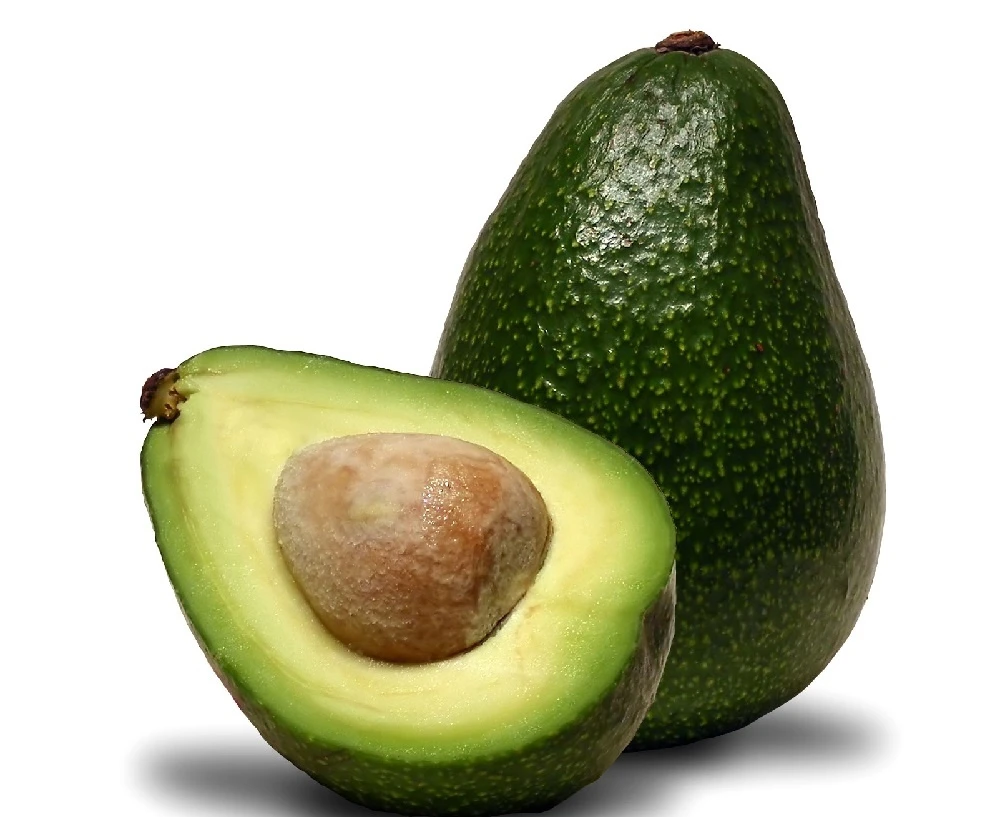
#> input picture uploads/chon_trai_cay_2.webp, 1000 x 817 px
$ python classify_fresh_rotten.py uploads/chon_trai_cay_2.webp uploads/chon_trai_cay_2.webp   (older library calls are emulated)
#> lines starting #> are read from the running program, lines starting #| are printed output that depends on the picture; after the words box and inside, x2 and y2 are one past the last pixel; in counts of white or black regions, pixels touching at a corner belong together
### src/fresh_rotten_classifier.py
"""
Module phân loại Trái cây Tươi vs Hỏng
Chỉ sử dụng kỹ thuật Xử lý Ảnh với OpenCV
KHÔNG dùng Machine Learning
Phù hợp cho môn Nhập môn Xử lý Ảnh
"""

import cv2
import numpy as np
import os


class FreshRottenClassifier:
    """
    Phân loại trái cây tươi hay hỏng dựa trên:
    - Màu sắc (Color Analysis)
    - Độ bóng/mờ (Brightness/Contrast)
    - Texture (Độ nhám bề mặt)
    - Vết thâm/đen (Dark spots)

    KHÔNG sử dụng Machine Learning
    """

    def __init__(self):
        """
        Khởi tạo classifier với các ngưỡng định trước
        """
        self.results_history = []


    def analyze_color_health(self, image):
        """
        Phân tích màu sắc để đánh giá độ tươi
        Trái cây tươi: Màu sắc tươi sáng, đồng đều
        Trái cây hỏng: Màu xỉn, có vệt nâu/đen

        Returns:
            dict: Các chỉ số màu sắc
        """
        # Chuyển sang HSV
        hsv = cv2.cvtColor(image, cv2.COLOR_BGR2HSV)
        h, s, v = cv2.split(hsv)

        # 1. Phân tích độ bão hòa (Saturation)
        # Trái cây tươi có màu bão hòa cao
        mean_saturation = np.mean(s)
        std_saturation = np.std(s)

        # 2. Phân tích độ sáng (Value)
        # Trái cây hỏng thường sẫm màu hơn
        mean_brightness = np.mean(v)
        std_brightness = np.std(v)

        # 3. Tìm vùng màu đen/nâu (dấu hiệu hư hỏng)
        # Threshold để tìm vùng tối
        _, dark_mask = cv2.threshold(v, 50, 255, cv2.THRESH_BINARY_INV)
        dark_ratio = np.count_nonzero(dark_mask) / (image.shape[0] * image.shape[1])

        # 4. Phân tích màu nâu (trong HSV)
        # Nâu: Hue 10-20, Saturation thấp-trung bình
        brown_lower = np.array([10, 50, 20])
        brown_upper = np.array([25, 255, 200])
        brown_mask = cv2.inRange(hsv, brown_lower, brown_upper)
        brown_ratio = np.count_nonzero(brown_mask) / (image.shape[0] * image.shape[1])

        return {
            'mean_saturation': mean_saturation,
            'std_saturation': std_saturation,
            'mean_brightness': mean_brightness,
            'std_brightness': std_brightness,
            'dark_spots_ratio': dark_ratio,
            'brown_spots_ratio': brown_ratio
        }


    def analyze_texture(self, image):
        """
        Phân tích texture bề mặt
        Trái cây tươi: Bề mặt mịn, edges nhẹ
        Trái cây hỏng: Bề mặt nhăn, edges mạnh, không đều

        Returns:
            dict: Các chỉ số texture
        """
        # Chuyển sang ảnh xám
        gray = cv2.cvtColor(image, cv2.COLOR_BGR2GRAY)

        # 1. Sobel để phát hiện edges (độ nhăn nheo)
        sobelx = cv2.Sobel(gray, cv2.CV_64F, 1, 0, ksize=3)
        sobely = cv2.Sobel(gray, cv2.CV_64F, 0, 1, ksize=3)
        sobel_magnitude = np.sqrt(sobelx**2 + sobely**2)

        # Edge intensity cao = bề mặt nhăn nheo
        mean_edge_intensity = np.mean(sobel_magnitude)
        std_edge_intensity = np.std(sobel_magnitude)

        # 2. Laplacian (phát hiện thay đổi đột ngột)
        laplacian = cv2.Laplacian(gray, cv2.CV_64F)
        mean_laplacian = np.mean(np.abs(laplacian))

        # 3. Độ biến thiên cục bộ (Local Variance)
        # Sử dụng Standard Deviation Filter
        kernel_size = 5
        local_std = cv2.blur(gray.astype(float)**2, (kernel_size, kernel_size)) - \
                    cv2.blur(gray.astype(float), (kernel_size, kernel_size))**2
        local_std = np.sqrt(np.maximum(local_std, 0))
        mean_local_variance = np.mean(local_std)

        return {
            'mean_edge_intensity': mean_edge_intensity,
            'std_edge_intensity': std_edge_intensity,
            'mean_laplacian': mean_laplacian,
            'mean_local_variance': mean_local_variance
        }


    def analyze_surface_smoothness(self, image):
        """
        Phân tích độ mịn bề mặt
        Trái cây tươi: Bề mặt bóng, phản chiếu sáng
        Trái cây hỏng: Bề mặt khô, mờ đục

        Returns:
            dict: Các chỉ số độ mịn
        """
        gray = cv2.cvtColor(image, cv2.COLOR_BGR2GRAY)

        # 1. Phân tích histogram
        hist = cv2.calcHist([gray], [0], None, [256], [0, 256])
        hist = hist.flatten()

        # Entropy (độ hỗn loạn) - càng cao càng không đồng nhất
        hist_normalized = hist / (hist.sum() + 1e-7)
        entropy = -np.sum(hist_normalized * np.log2(hist_normalized + 1e-7))

        # 2. Contrast (độ tương phản)
        contrast = gray.std()

        # 3. Tìm vùng sáng (highlights - dấu hiệu bề mặt bóng)
        bright_threshold = np.percentile(gray, 85)
        bright_mask = gray > bright_threshold
        bright_ratio = np.count_nonzero(bright_mask) / (image.shape[0] * image.shape[1])

        return {
            'entropy': entropy,
            'contrast': contrast,
            'bright_ratio': bright_ratio
        }


    def detect_spots_and_defects(self, image):
        """
        Phát hiện vết thâm, vết hư hỏng trên bề mặt
        Sử dụng Morphological Operations

        Returns:
            dict: Thông tin về vết thâm
        """
        hsv = cv2.cvtColor(image, cv2.COLOR_BGR2HSV)
        h, s, v = cv2.split(hsv)

        # 1. Tìm các vùng tối bất thường
        # Sử dụng adaptive threshold để phát hiện vùng tối cục bộ
        gray = cv2.cvtColor(image, cv2.COLOR_BGR2GRAY)
        adaptive_thresh = cv2.adaptiveThreshold(
            gray, 255, cv2.ADAPTIVE_THRESH_GAUSSIAN_C,
            cv2.THRESH_BINARY_INV, 15, 5
        )

        # 2. Morphological operations để loại bỏ nhiễu
        kernel = cv2.getStructuringElement(cv2.MORPH_ELLIPSE, (5, 5))
        morphed = cv2.morphologyEx(adaptive_thresh, cv2.MORPH_CLOSE, kernel)
        morphed = cv2.morphologyEx(morphed, cv2.MORPH_OPEN, kernel)

        # 3. Đếm số vết thâm
        contours, _ = cv2.findContours(morphed, cv2.RETR_EXTERNAL, cv2.CHAIN_APPROX_SIMPLE)

        # Lọc contours nhỏ (nhiễu)
        min_area = 50
        valid_spots = [cnt for cnt in contours if cv2.contourArea(cnt) > min_area]
        num_spots = len(valid_spots)

        # Tổng diện tích các vết
        total_spot_area = sum([cv2.contourArea(cnt) for cnt in valid_spots])
        image_area = image.shape[0] * image.shape[1]
        spot_area_ratio = total_spot_area / image_area

        return {
            'num_spots': num_spots,
            'spot_area_ratio': spot_area_ratio,
            'defect_mask': morphed  # Trả về mask để visualize
        }


    def classify(self, image, show_details=False):
        """
        Phân loại trái cây tươi hay hỏng

        Args:
            image: Ảnh đầu vào (BGR)
            show_details: Hiển thị chi tiết phân tích

        Returns:
            dict: Kết quả phân loại
        """
        # Tiền xử lý
        image = cv2.resize(image, (300, 300))
        image = cv2.GaussianBlur(image, (3, 3), 0)

        # Phân tích các đặc trưng
        color_features = self.analyze_color_health(image)
        texture_features = self.analyze_texture(image)
        smoothness_features = self.analyze_surface_smoothness(image)
        defect_features = self.detect_spots_and_defects(image)

        # === HỆ THỐNG CHẤM ĐIỂM (RULE-BASED) ===

        health_score = 100.0  # Bắt đầu với 100 điểm
        reasons = []

        # 1. Đánh giá màu sắc (trọng số: 30%)
        # Saturation thấp = màu xỉn (nhưng cho phép màu xanh tự nhiên)
        # Chỉ trừ điểm nếu ĐỒNG THỜI saturation thấp VÀ brightness thấp
        if color_features['mean_saturation'] < 60 and color_features['mean_brightness'] < 80:
            penalty = (60 - color_features['mean_saturation']) * 0.2
            health_score -= penalty
            reasons.append(f"Màu sắc xỉn, tối (-{penalty:.1f} điểm)")

        # Vết đen/tối (nghiêm trọng)
        if color_features['dark_spots_ratio'] > 0.15:
            penalty = color_features['dark_spots_ratio'] * 180
            health_score -= penalty
            reasons.append(f"Có vết đen (-{penalty:.1f} điểm)")

        # Vết nâu (dấu hiệu hư hỏng)
        if color_features['brown_spots_ratio'] > 0.20:
            penalty = color_features['brown_spots_ratio'] * 120
            health_score -= penalty
            reasons.append(f"Có vết nâu (-{penalty:.1f} điểm)")

        # 2. Đánh giá texture (trọng số: 25%)
        # Edge intensity cao = bề mặt nhăn nheo
        if texture_features['mean_edge_intensity'] > 40:
            penalty = (texture_features['mean_edge_intensity'] - 40) * 0.4
            health_score -= penalty
            reasons.append(f"Bề mặt nhăn (-{penalty:.1f} điểm)")

        # Local variance cao = không đồng đều (nới lỏng hơn)
        if texture_features['mean_local_variance'] > 50:
            penalty = (texture_features['mean_local_variance'] - 50) * 0.25
            health_score -= penalty
            reasons.append(f"Bề mặt không đều (-{penalty:.1f} điểm)")

        # 3. Đánh giá độ mịn (trọng số: 20%)
        # Entropy cao = không đồng nhất (nới lỏng)
        if smoothness_features['entropy'] > 7.0:
            penalty = (smoothness_features['entropy'] - 7.0) * 6
            health_score -= penalty
            reasons.append(f"Độ đồng nhất kém (-{penalty:.1f} điểm)")

        # Không trừ điểm cho bright_ratio thấp vì trái xanh tự nhiên ít bóng

        # 4. Đánh giá vết hư hỏng (trọng số: 25%)
        if defect_features['num_spots'] > 5:
            penalty = (defect_features['num_spots'] - 5) * 4
            health_score -= penalty
            reasons.append(f"Có {defect_features['num_spots']} vết thâm (-{penalty:.1f} điểm)")

        if defect_features['spot_area_ratio'] > 0.08:
            penalty = defect_features['spot_area_ratio'] * 250
            health_score -= penalty
            reasons.append(f"Vết hư hỏng lớn (-{penalty:.1f} điểm)")

        # Giới hạn điểm trong khoảng 0-100
        health_score = max(0, min(100, health_score))

        # === QUYẾT ĐỊNH CUỐI CÙNG ===
        if health_score >= 65:
            status = "TƯƠI"
            color_code = (0, 255, 0)  # Xanh lá
            confidence = health_score / 100
        elif health_score >= 35:
            status = "TRUNG BÌNH"
            color_code = (0, 165, 255)  # Cam
            confidence = 0.5 + (health_score - 35) / 60 * 0.3
        else:
            status = "HỎNG"
            color_code = (0, 0, 255)  # Đỏ
            confidence = 1.0 - (health_score / 40) * 0.3

        result = {
            'status': status,
            'health_score': health_score,
            'confidence': confidence,
            'color_code': color_code,
            'reasons': reasons,
            'features': {
                'color': color_features,
                'texture': texture_features,
                'smoothness': smoothness_features,
                'defects': defect_features
            }
        }

        self.results_history.append(result)

        return result


    def visualize_analysis(self, image, result):
        """
        Hiển thị kết quả phân tích trên ảnh

        Returns:
            numpy.ndarray: Ảnh có kết quả
        """
        # Resize để hiển thị
        display_img = cv2.resize(image, (400, 400))

        # Vẽ khung màu theo kết quả
        color = result['color_code']
        cv2.rectangle(display_img, (0, 0), (399, 399), color, 15)

        # Thêm text kết quả
        status = result['status']
        score = result['health_score']

        # Background cho text
        cv2.rectangle(display_img, (10, 10), (390, 80), (0, 0, 0), -1)
        cv2.rectangle(display_img, (10, 10), (390, 80), color, 3)

        # Text
        font = cv2.FONT_HERSHEY_SIMPLEX
        cv2.putText(display_img, f"Trang thai: {status}", (20, 40),
                   font, 0.8, (255, 255, 255), 2)
        cv2.putText(display_img, f"Diem: {score:.1f}/100", (20, 70),
                   font, 0.7, (255, 255, 255), 2)

        return display_img

### classify_fresh_rotten.py
"""
Script chính để phân loại Trái cây Tươi vs Hỏng
Chỉ sử dụng kỹ thuật Xử lý Ảnh - OpenCV
KHÔNG dùng Machine Learning

Chạy: python classify_fresh_rotten.py <đường_dẫn_ảnh>
"""

import os
import sys
import cv2
import numpy as np

sys.path.append(os.path.dirname(os.path.dirname(os.path.abspath(__file__))))

from src.fresh_rotten_classifier import FreshRottenClassifier


def print_technique_info():
    """
    In thông tin về các kỹ thuật xử lý ảnh được sử dụng
    """
    print("\n" + "="*80)
    print("CÁC KỸ THUẬT XỬ LÝ ẢNH ĐƯỢC SỬ DỤNG (KHÔNG DÙNG MACHINE LEARNING)")
    print("="*80)
    print("""
📚 DANH SÁCH KỸ THUẬT:

1. CHUYỂN ĐỔI KHÔNG GIAN MÀU (Color Space Conversion)
   • BGR → HSV: cv2.cvtColor()
   • Phân tích: Hue, Saturation, Value

2. PHÂN TÍCH MÀU SẮC (Color Analysis)
   • cv2.inRange(): Phát hiện màu nâu, đen
   • Tính tỷ lệ pixel: Vết thâm, vết hư
   • Statistical measures: Mean, Std của S và V

3. PHÂN TÍCH TEXTURE (Texture Analysis)
   • Sobel Operator: Phát hiện độ nhăn nheo
   • Laplacian: Phát hiện thay đổi đột ngột
   • Local Variance: Đánh giá độ đồng đều

4. PHÂN NGƯỠNG (Thresholding)
   • Global Threshold: cv2.threshold()
   • Adaptive Threshold: cv2.adaptiveThreshold()

5. PHÉP TOÁN HÌNH THÁI (Morphological Operations)
   • Opening: Loại bỏ nhiễu
   • Closing: Làm mịn đường viền
   • cv2.morphologyEx()

6. PHÁT HIỆN ĐƯỜNG VIỀN (Contour Detection)
   • cv2.findContours(): Tìm vết hư hỏng
   • Đếm số lượng, tính diện tích

7. HISTOGRAM ANALYSIS
   • cv2.calcHist(): Phân tích phân bố màu
   • Entropy: Đo độ hỗn loạn
   • Contrast: Đo độ tương phản

8. RULE-BASED CLASSIFICATION
   • Hệ thống chấm điểm dựa trên ngưỡng
   • Không học từ dữ liệu!
   • Logic if-else, so sánh trực tiếp

✅ TẤT CẢ ĐỀU LÀ KỸ THUẬT XỬ LÝ ẢNH CƠ BẢN
❌ KHÔNG CÓ: SVM, Neural Networks, Training, Model, sklearn
    """)
    print("="*80 + "\n")


def analyze_image(image_path, show_visualization=True):
    """
    Phân tích và phân loại ảnh trái cây

    Args:
        image_path: Đường dẫn đến ảnh
        show_visualization: Hiển thị kết quả trực quan
    """
    print("\n" + "="*80)
    print("PHÂN LOẠI TRÁI CÂY TƯƠI vs HỎNG")
    print("="*80 + "\n")

    # Kiểm tra file
    if not os.path.exists(image_path):
        print(f"❌ Lỗi: File không tồn tại: {image_path}")
        return

    # Đọc ảnh
    print(f"📷 Đang đọc ảnh: {os.path.basename(image_path)}")
    image = cv2.imread(image_path)

    if image is None:
        print("❌ Lỗi: Không thể đọc ảnh!")
        return

    print(f"   Kích thước: {image.shape[1]}x{image.shape[0]} pixels")

    # Tạo classifier
    classifier = FreshRottenClassifier()

    # Phân tích
    print("\n🔬 Đang phân tích...")
    result = classifier.classify(image, show_details=True)

    # Hiển thị kết quả
    print("\n" + "="*80)
    print("KẾT QUẢ PHÂN LOẠI")
    print("="*80)

    status = result['status']
    score = result['health_score']
    confidence = result['confidence']

    # Icon theo trạng thái
    if status == "TƯƠI":
        icon = "✅"
    elif status == "TRUNG BÌNH":
        icon = "⚠️"
    else:
        icon = "❌"

    print(f"\n{icon} TRẠNG THÁI: {status}")
    print(f"📊 ĐIỂM SỨC KHỎE: {score:.1f}/100")
    print(f"🎯 ĐỘ TIN CẬY: {confidence:.1%}")

    # Thanh progress bar
    bar_length = 50
    filled = int(score / 100 * bar_length)
    bar = "█" * filled + "░" * (bar_length - filled)
    print(f"\n[{bar}] {score:.1f}%")

    # Lý do đánh giá
    if result['reasons']:
        print(f"\n📝 CHI TIẾT ĐÁNH GIÁ:")
        for i, reason in enumerate(result['reasons'], 1):
            print(f"   {i}. {reason}")
    else:
        print(f"\n✨ Trái cây trong tình trạng tốt!")

    # Chi tiết đặc trưng
    print("\n" + "="*80)
    print("CHI TIẾT CÁC ĐẶC TRƯNG")
    print("="*80)

    features = result['features']

    print("\n🎨 1. ĐẶC TRƯNG MÀU SẮC:")
    color = features['color']
    print(f"   • Độ bão hòa trung bình: {color['mean_saturation']:.1f}")
    print(f"   • Độ sáng trung bình: {color['mean_brightness']:.1f}")
    print(f"   • Tỷ lệ vết đen: {color['dark_spots_ratio']:.2%}")
    print(f"   • Tỷ lệ vết nâu: {color['brown_spots_ratio']:.2%}")

    print("\n🖼️  2. ĐẶC TRƯNG TEXTURE:")
    texture = features['texture']
    print(f"   • Cường độ edges: {texture['mean_edge_intensity']:.2f}")
    print(f"   • Laplacian: {texture['mean_laplacian']:.2f}")
    print(f"   • Biến thiên cục bộ: {texture['mean_local_variance']:.2f}")

    print("\n✨ 3. ĐỘ MỊN BỀ MẶT:")
    smoothness = features['smoothness']
    print(f"   • Entropy: {smoothness['entropy']:.2f}")
    print(f"   • Contrast: {smoothness['contrast']:.2f}")
    print(f"   • Tỷ lệ vùng sáng: {smoothness['bright_ratio']:.2%}")

    print("\n🔍 4. VẾT HƯ HỎNG:")
    defects = features['defects']
    print(f"   • Số vết thâm: {defects['num_spots']}")
    print(f"   • Diện tích vết: {defects['spot_area_ratio']:.2%}")

    print("\n" + "="*80)

    # Hiển thị ảnh nếu có thể
    if show_visualization:
        try:
            # Ảnh gốc
            original = cv2.imread(image_path)
            original_display = cv2.resize(original, (400, 400))

            # Ảnh kết quả với annotation
            result_img = classifier.visualize_analysis(original, result)

            # Tạo các ảnh phân tích
            hsv = cv2.cvtColor(original, cv2.COLOR_BGR2HSV)
            h, s, v = cv2.split(hsv)

            # Resize để hiển thị
            s_display = cv2.resize(s, (400, 400))
            v_display = cv2.resize(v, (400, 400))
            defect_mask = cv2.resize(defects['defect_mask'], (400, 400))

            # Hiển thị
            cv2.imshow('1. Anh goc', original_display)
            cv2.imshow('2. Ket qua phan loai', result_img)
            cv2.imshow('3. Saturation (Do bao hoa)', s_display)
            cv2.imshow('4. Value (Do sang)', v_display)
            cv2.imshow('5. Vet hu hong phat hien', defect_mask)

            print("\n📺 Đang hiển thị kết quả...")
            print("   Nhấn phím bất kỳ để đóng tất cả cửa sổ...")

            cv2.waitKey(0)
            cv2.destroyAllWindows()

        except Exception as e:
            print(f"\n⚠️  Không thể hiển thị ảnh: {str(e)}")


# [59 lines left out: function batch_analyze, not called in this run]


def main():
    """
    Hàm chính
    """
    print_technique_info()

    # Kiểm tra arguments
    if len(sys.argv) < 2:
        print("Cách sử dụng:")
        print("  python classify_fresh_rotten.py <đường_dẫn_ảnh>")
        print("  python classify_fresh_rotten.py <đường_dẫn_thư_mục> --batch")
        print("\nVí dụ:")
        print("  python classify_fresh_rotten.py apple_fresh.jpg")
        print("  python classify_fresh_rotten.py data/test/fresh/ --batch")
        return

    path = sys.argv[1]

    # Kiểm tra batch mode
    if len(sys.argv) > 2 and sys.argv[2] == '--batch':
        batch_analyze(path)
    else:
        # Single image
        if os.path.isdir(path):
            print("❌ Đây là thư mục. Sử dụng --batch để phân tích hàng loạt")
            print(f"   python classify_fresh_rotten.py {path} --batch")
        else:
            analyze_image(path, show_visualization=True)
#> in analyze_image, image is the input picture: shape (817, 1000, 3); mean B, G, R 158, 183.4, 181.8
#|    Kích thước: 1000x817 pixels
#> in analyze_color_health, `h, s, v = cv2.split(hsv)`:
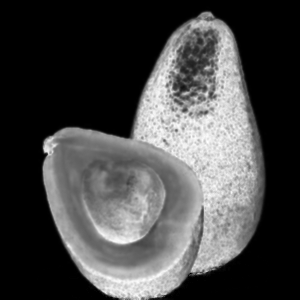
#> s: shape (300, 300); min 0, max 255, mean 70.9
#> in analyze_color_health, `h, s, v = cv2.split(hsv)`:
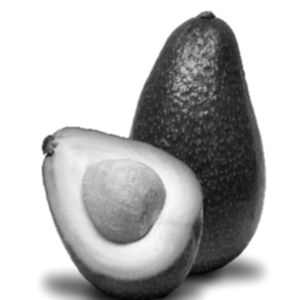
#> v: shape (300, 300); min 4, max 255, mean 186.2
#> in analyze_color_health, `mean_saturation = np.mean(s)`: mean_saturation = 70.89
#> in analyze_color_health, `std_saturation = np.std(s)`: std_saturation = 83.51
#> in analyze_color_health, `mean_brightness = np.mean(v)`: mean_brightness = 186.2
#> in analyze_color_health, `std_brightness = np.std(v)`: std_brightness = 83.75
#> in analyze_color_health, `_, dark_mask = cv2.threshold(v, 50, 255, cv2.THRESH_BINARY_INV)`:
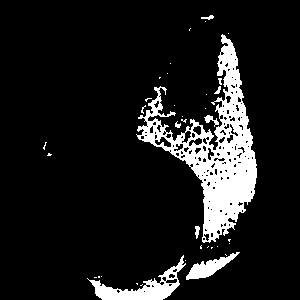
#> dark_mask: shape (300, 300); 11.1% white; 37 white regions (29 under 20 px), largest, box (x1, y1, x2, y2) and area: (136, 34, 257, 243) 7723, (87, 255, 186, 300) 1326, (186, 252, 240, 280) 566
#> in analyze_color_health, `dark_ratio = np.count_nonzero(dark_mask) / (image.shape[0] * image.sha..`: dark_ratio = 0.111
#> in analyze_color_health, `brown_mask = cv2.inRange(hsv, brown_lower, brown_upper)`:
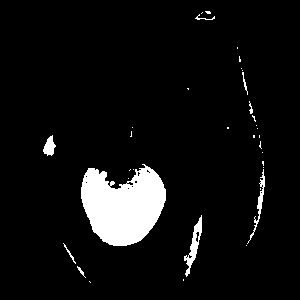
#> brown_mask: shape (300, 300); 6.5% white; 35 white regions (26 under 20 px), largest, box (x1, y1, x2, y2) and area: (81, 164, 166, 246) 4854, (184, 215, 202, 277) 354, (247, 169, 265, 244) 215
#> in analyze_color_health, `brown_ratio = np.count_nonzero(brown_mask) / (image.shape[0] * image.s..`: brown_ratio = 0.065
#> in classify, `color_features = self.analyze_color_health(image)`: color_features = {'mean_saturation': 70.89, 'std_saturation': 83.51, 'mean_brightness': 186.2, 'std_brightness': 83.75, 'dark_spots_ratio': 0.111, 'brown_spots_ratio': 0.065}
#> in analyze_texture, `sobel_magnitude = np.sqrt(sobelx**2 + sobely**2)`:
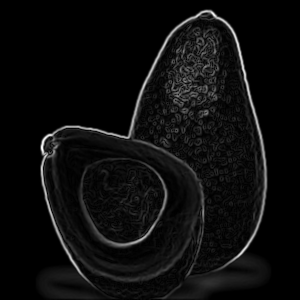
#> sobel_magnitude: shape (300, 300) float64; min 0, max 700.8, mean 36.9; drawn with min black and max white
#> in analyze_texture, `mean_edge_intensity = np.mean(sobel_magnitude)`: mean_edge_intensity = 36.93
#> in analyze_texture, `std_edge_intensity = np.std(sobel_magnitude)`: std_edge_intensity = 71.92
#> in analyze_texture, `laplacian = cv2.Laplacian(gray, cv2.CV_64F)`:
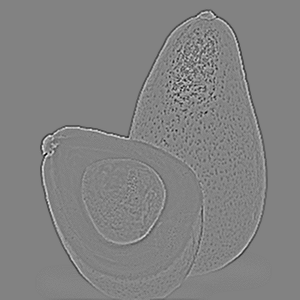
#> laplacian: shape (300, 300) float64; min -116, max 110, mean 0; drawn with min black and max white
#> in analyze_texture, `mean_laplacian = np.mean(np.abs(laplacian))`: mean_laplacian = 4.53
#> in analyze_texture, `local_std = cv2.blur(gray.astype(float)**2, (kernel_size, kernel_size)..`:
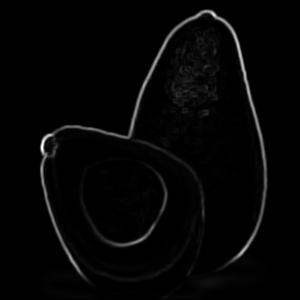
#> local_std: shape (300, 300) float64; min 0, max 8088.5, mean 170.6; drawn with min black and max white
#> in analyze_texture, `mean_local_variance = np.mean(local_std)`: mean_local_variance = 6.6
#> (the rest of the program and of its run is left out)
